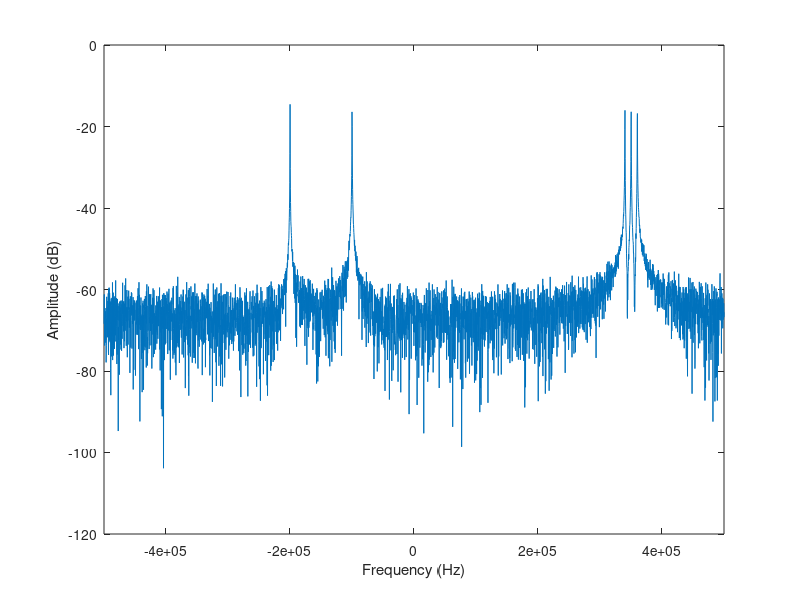

Source code (MATLAB):
clear;

#Needed for awgn
pkg load communications;

#Write out files? Or just generate plots?
writeFiles = true

#Signal parameters
Fs = 1e6;
N = 4096;
n = 0:N-1;
freqArr = [-1e5 -2e5 3.4e5 3.5e5 3.6e5];
ampArr = [1 1 1 1 1];

#Generate sin waves
I = zeros(1, N);
Q = zeros(1, N);
for i = 1:length(freqArr)
  I += ampArr(i)/length(freqArr) .* cos(2*pi.*n*freqArr(i)/Fs);
  Q += ampArr(i)/length(freqArr) .* sin(2*pi.*n*freqArr(i)/Fs);
end  

#Combine into complex pairs
arr = awgn(complex(I,Q), 30);

#Poor Decimation (Figure 3 from report)
#arr = downsample(arr, 2);
#Fs = Fs/2;

#Proper Decimation (Figure 4from report)
#arr = decimate(arr, 2, 64, "fir");
#Fs = Fs/2;

#Generate FFT plots
f_axis = linspace(-Fs/2,Fs/2,length(arr));
freq_spec = fftshift(20*log10( abs(fft(arr))/length(arr) ));

#Plot figures
plot(f_axis, freq_spec);
xlim([-Fs/2 Fs/2]);
xlabel('Frequency (Hz)');
ylabel('Amplitude (dB)');

#Write files
if writeFiles
  fileName = "inputIQ.txt";
  fid = fopen(fileName, 'w+');
  for i = 1:N
    fprintf(fid, "%f,%f\r\n", real(arr(i)), imag(arr(i)));
  end
  fclose(fid);
end  
